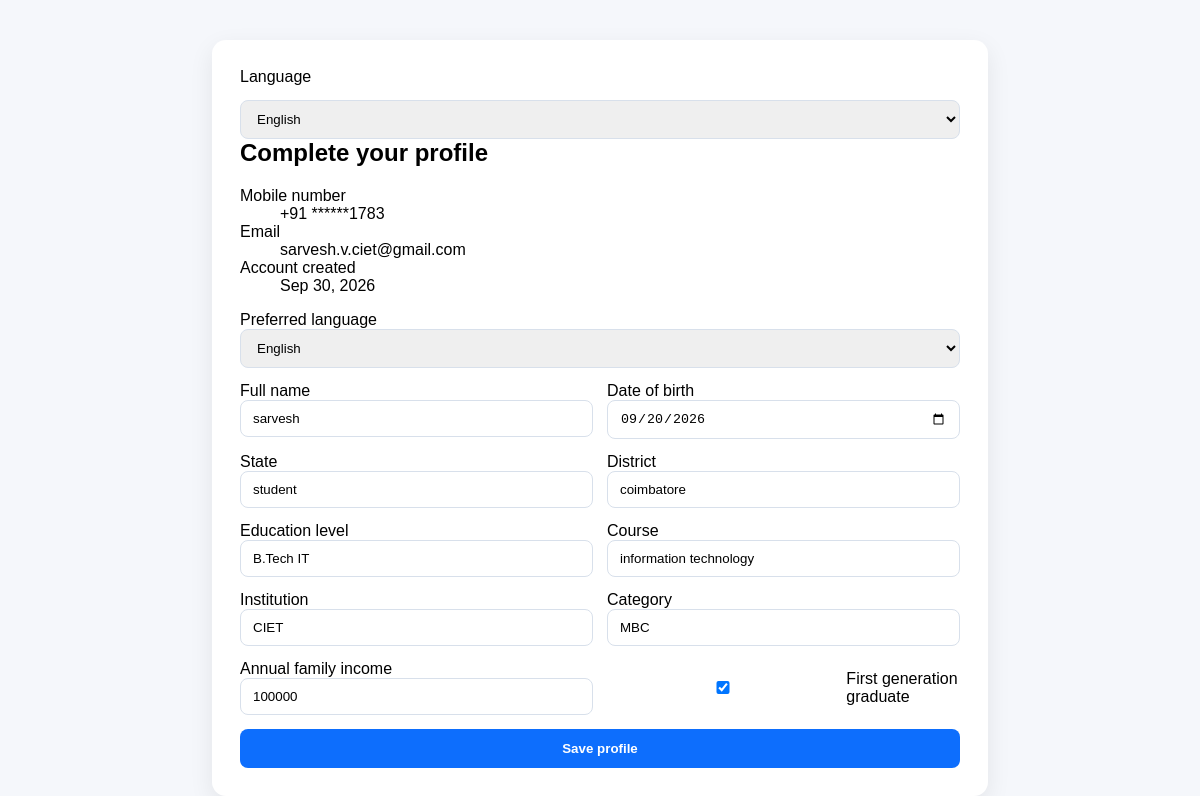
/profile/ (signed in), run on the app's committed database.
### accounts/models.py (models this page shows)
class User(AbstractUser):
    username = None
    email = models.EmailField(unique=True)
    mobile = models.CharField(max_length=15, unique=True, null=True, blank=True)
    email_verified = models.BooleanField(default=False)
    role = models.CharField(max_length=16, default="USER", choices=ROLE_CHOICES)
    preferred_language = models.CharField(
        max_length=5,
        default="en",
        choices=[("en", _("English")), ("ta", _("Tamil")), ("hi", _("Hindi"))],
    )
    auth_version = models.PositiveIntegerField(default=1)
    USERNAME_FIELD = "email"
    REQUIRED_FIELDS = []
    objects = UserManager()
    @property
    def masked_mobile(self):
        if not self.mobile:
            return ""
        return f"+91 ******{self.mobile[-4:]}"

### profiles/models.py (models this page shows, shortened)
class UserProfile(models.Model):
    user = models.OneToOneField(settings.AUTH_USER_MODEL, on_delete=models.CASCADE, related_name="profile")
    full_name = models.CharField(max_length=120)
    date_of_birth = models.DateField(null=True, blank=True)
    state = models.CharField(max_length=60, blank=True, db_index=True)
    district = models.CharField(max_length=60, blank=True, db_index=True)
    education_level = models.CharField(max_length=40, blank=True, db_index=True)
    course = models.CharField(max_length=100, blank=True)
    institution = models.CharField(max_length=150, blank=True)
    category = models.CharField(max_length=20, blank=True)  # voluntary
    annual_family_income = models.PositiveIntegerField(null=True, blank=True)
    first_generation_graduate = models.BooleanField(null=True)

### profiles/views.py (the view, shortened to what this page needs)
# urls.py: path("", profile_form, name="profile"),
@login_required
def profile_form(request):
    profile, _ = UserProfile.objects.get_or_create(user=request.user)
    return render(request, "profile.html", {"profile": profile})

### templates/profile.html (shortened to what this page needs)
{% load i18n %}
<!DOCTYPE html>
<html lang="{{ request.LANGUAGE_CODE }}">
<head>
</head>
<body>
    <div class="wrap">
        {% include "includes/language_selector.html" %}
        <h2>{% translate "Complete your profile" %}</h2>
        <dl>
            <dt>{% translate "Mobile number" %}</dt><dd>{{ user.masked_mobile|default:_('Not added') }}</dd>
            <dt>{% translate "Email" %}</dt><dd>{{ user.email }}</dd>
            <dt>{% translate "Account created" %}</dt><dd>{{ user.date_joined|date:'M j, Y' }}</dd>
        </dl>
        <form method="post">
            <label>{% translate "Preferred language" %}
                <select name="preferred_language"><option value="en" {% if user.preferred_language == 'en' %}selected{% endif %}>English</option></select>
            </label>
            <div class="grid">
                <label>{% translate "Full name" %}<input type="text" name="full_name" value="{{ profile.full_name }}"></label>
                <label>{% translate "Date of birth" %}<input type="date" name="date_of_birth" value="{{ profile.date_of_birth|date:'Y-m-d' }}"></label>
                <label>{% translate "State" %}<input type="text" name="state" value="{{ profile.state }}"></label>
                <label>{% translate "District" %}<input type="text" name="district" value="{{ profile.district }}"></label>
                <label>{% translate "Education level" %}<input type="text" name="education_level" value="{{ profile.education_level }}"></label>
                <label>{% translate "Course" %}<input type="text" name="course" value="{{ profile.course }}"></label>
                <label>{% translate "Institution" %}<input type="text" name="institution" value="{{ profile.institution }}"></label>
                <label>{% translate "Category" %}<input type="text" name="category" value="{{ profile.category }}"></label>
                <label>{% translate "Annual family income" %}<input type="number" name="annual_family_income" value="{{ profile.annual_family_income }}"></label>
                <label class="checkbox"><input type="checkbox" name="first_generation_graduate" {% if profile.first_generation_graduate %}checked{% endif %}> {% translate "First generation graduate" %}</label>
            </div>
            <button type="submit">{% translate "Save profile" %}</button>
        </form>
    </div>
</body>
</html>

### templates/includes/language_selector.html (shortened to what this page needs)
{% load i18n %}
<form method="post" action="{% url 'set-language' %}" class="language-selector">
    <label class="visually-hidden" for="language-choice">{% translate "Language" %}</label>
    <select id="language-choice" name="language" aria-label="{% translate 'Language' %}" onchange="this.form.submit()">
        <option value="en" {% if request.LANGUAGE_CODE == 'en' %}selected{% endif %}>English</option>
    </select>
</form>

### templates/profile.html (style rules this page uses)
body { font-family: Arial, sans-serif; background: #f5f7fb; margin: 0; }
.wrap { max-width: 720px; margin: 40px auto; background: white; padding: 28px; border-radius: 14px; box-shadow: 0 8px 24px rgba(0,0,0,0.08); }
h2 { margin-top: 0; }
form { display: grid; gap: 14px; }
.grid { display: grid; grid-template-columns: repeat(2, minmax(0, 1fr)); gap: 14px; }
input, select { width: 100%; padding: 10px 12px; border: 1px solid #d8e0eb; border-radius: 8px; box-sizing: border-box; }
button { background: #0d6efd; color: white; border: none; padding: 12px; border-radius: 8px; font-weight: 700; cursor: pointer; }
.checkbox { display: flex; align-items: center; gap: 8px; }

### data on the page
User: language "English", masked_mobile "+91 ******1783", email "sarvesh.v.ciet@gmail.com", date_joined "Sep 30, 2026", preferred_language "English"
UserProfile: full_name "sarvesh", date_of_birth "09/20/2026", state "student", district "coimbatore", education_level "B.Tech IT", course "information technology", institution "CIET", category "MBC", annual_family_income "100000", first_generation_graduate "☑"
